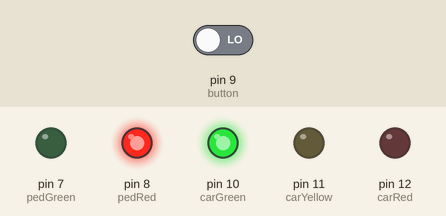
Bench run of a program on a simulated Arduino Uno, built with avr-gcc and run on an emulated ATmega328P. Shown: output pins drawn as LEDs (lit = HIGH). The test bench sets the inputs (shaded band); at power-on: pin 9 (button) LOW.

Above: at 4.2 s.
4.3 s: pin 9 (button) driven LOW
5.8 s: pin 9 (button) driven HIGH
At 7.0 s:
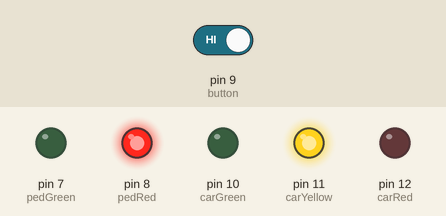
At 9.3 s:
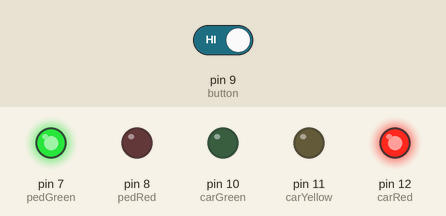
Timing chart, 0 to 16.3 s (numbered marks = the images above; inputs shaded):
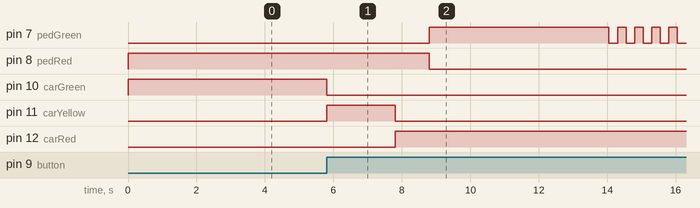

Measured:
- after the input at 4.3 s, every drawn part: stays the same
- after the input at 5.8 s, pin 7 (pedGreen): LOW → HIGH after 3.0 s, then repeats every 0.50 s: LOW 0.25 s, HIGH 0.25 s; pin 8 (pedRed): HIGH → LOW after 3.0 s; pin 10 (carGreen): HIGH → LOW at once; pin 11 (carYellow): LOW → HIGH at once, → LOW 2.0 s later; pin 12 (carRed): LOW → HIGH after 2.0 s

The program:

main.cpp
```cpp
// (licence header left out)
#include <Arduino.h>

// assign car light pins
int carRed = 12;
int carYellow = 11;
int carGreen = 10;

// assign pedestrian light pins
int pedRed = 8;
int pedGreen = 7;

int button = 9; // button pin

int crossTime = 5000;     // time allowed to cross
unsigned long changeTime; // time since button pressed

/**
 * Control lights
 */
void changeLights() {
  digitalWrite(carGreen, LOW);   // car green off
  digitalWrite(carYellow, HIGH); // car yellow on
  delay(2000);                   // wait 2s

  digitalWrite(carYellow, LOW); // car yellow off
  digitalWrite(carRed, HIGH);   // car red on
  delay(1000);                  // wait 1s until it's safe

  digitalWrite(pedRed, LOW);    // pedestrian red off
  digitalWrite(pedGreen, HIGH); // pedestrian green on
  delay(crossTime);             // wait for preset time period

  // flash the pedestrian green
  for (int x = 0; x < 10; x++) {
    digitalWrite(pedGreen, HIGH);
    delay(250);
    digitalWrite(pedGreen, LOW);
    delay(250);
  }

  digitalWrite(pedRed, HIGH); // pedestrian red on
  delay(500);

  digitalWrite(carYellow, HIGH); // car yellow on
  digitalWrite(carRed, LOW);     // car red off
  delay(1000);
  digitalWrite(carGreen, HIGH); // car green on
  digitalWrite(carYellow, LOW); // car yellow off

  changeTime = millis(); // record time since last change of lights
}

void setup() {
  // declare LED pins as outputs
  pinMode(carRed, OUTPUT);
  pinMode(carYellow, OUTPUT);
  pinMode(carGreen, OUTPUT);
  pinMode(pedRed, OUTPUT);
  pinMode(pedGreen, OUTPUT);

  // declare button pin as input
  pinMode(button, INPUT);

  // set initial state of lights
  digitalWrite(carGreen, HIGH);
  digitalWrite(pedRed, HIGH);
}

void loop() {
  int state = digitalRead(button);
  // if button is pressed and it is over 5s since last button press
  // then change lights
  if (state == HIGH && (millis() - changeTime) > 5000) {
    changeLights();
  }
}
```
